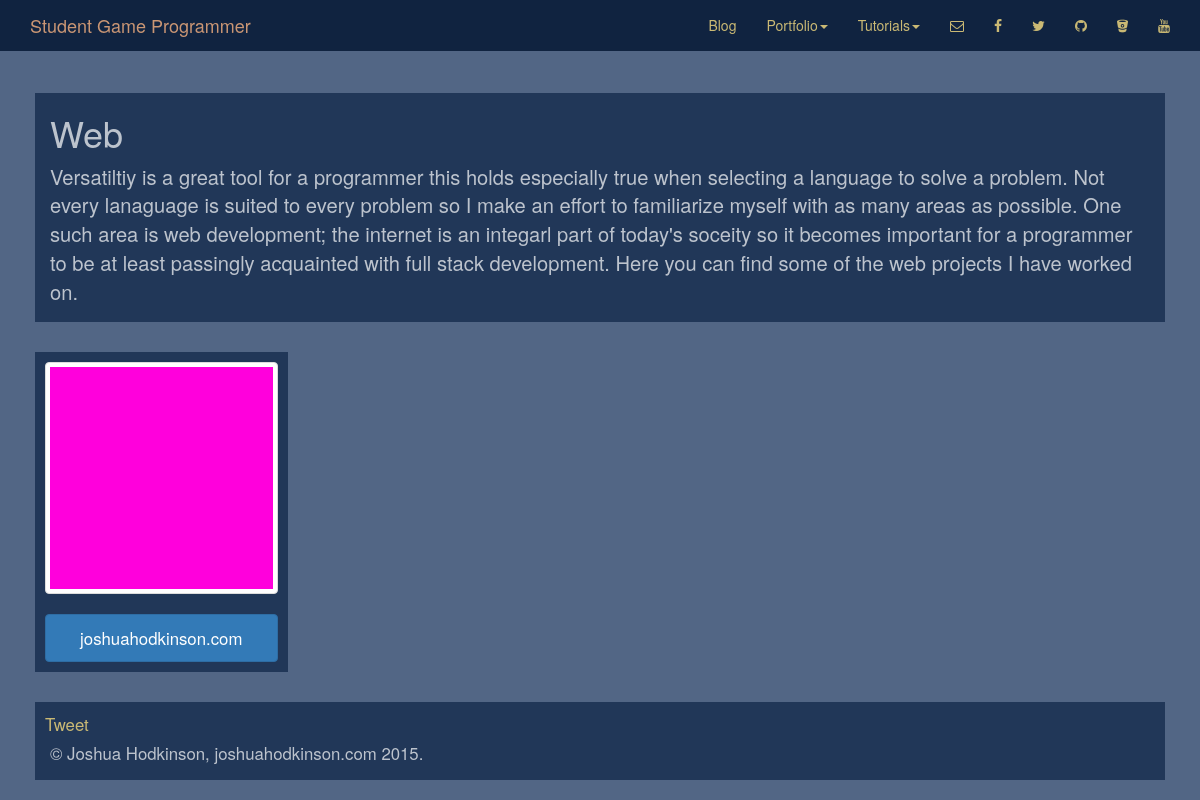
Page /web/ on the earlier database version.
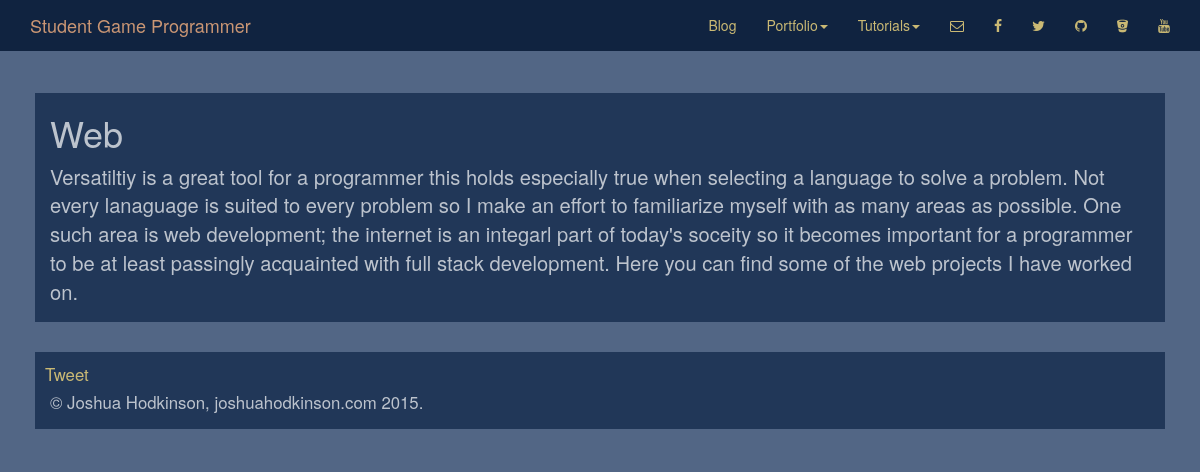
Same page on the later database version.
### home/models.py (models this page shows, shortened)
class Site(models.Model):
	title = models.CharField(max_length=50, unique=True)
	thumbnail = models.ImageField(upload_to = 'home/img/sites/thumbnails/')
	link = models.URLField()
	class Meta:
		verbose_name = "Site"
		verbose_name_plural = "Sites"

### home/views.py (the view)
# urls.py: url(r'^web/$', 'home.views.web', name='web'),
def web(request):
	return render(request, "home/web.html", {
			"list" : Site.objects.all(),
		})

### home/templates/home/web.html (shortened to what this page needs)
{% extends "base.html"%}
{% load staticfiles %}
{% block content%}
	<div class="container" style="margin-top: 78px;">
		<div class="row content">
			<H1>Web</H1>
			<p style="font-size:larger">Versatiltiy is a great tool for a programmer this holds especially true when selecting a language to solve a problem. Not every lanaguage is suited to every problem so I make an effort to familiarize myself with as many areas as possible. One such area is web development; the internet is an integarl part of today's soceity so it becomes important for a programmer to be at least passingly acquainted with full stack development. Here you can find some of the web projects I have worked on.</p>
		</div>
		<div class="row">
			{%if list%}
				{% for item in list %}
					<div class="col-sm-6 col-md-3">
						<div class="content">
							<div class="thumbnail">
						   		<a href="{{item.link}}"><img src="{% static item.thumbnail.url %}"></a>
							</div>
						   	<a class="btn btn-block btn-primary" href="{{item.link}}" role="button"><p style="font-size:larger">{{item.title}}</p></a>
						</div>
					</div>
				{%endfor%}
			{%endif%}
		</div>
	</div>
{%endblock%}

Differences in the rows shown:
removed Site: thumbnail (placeholder picture), title "joshuahodkinson.com"
